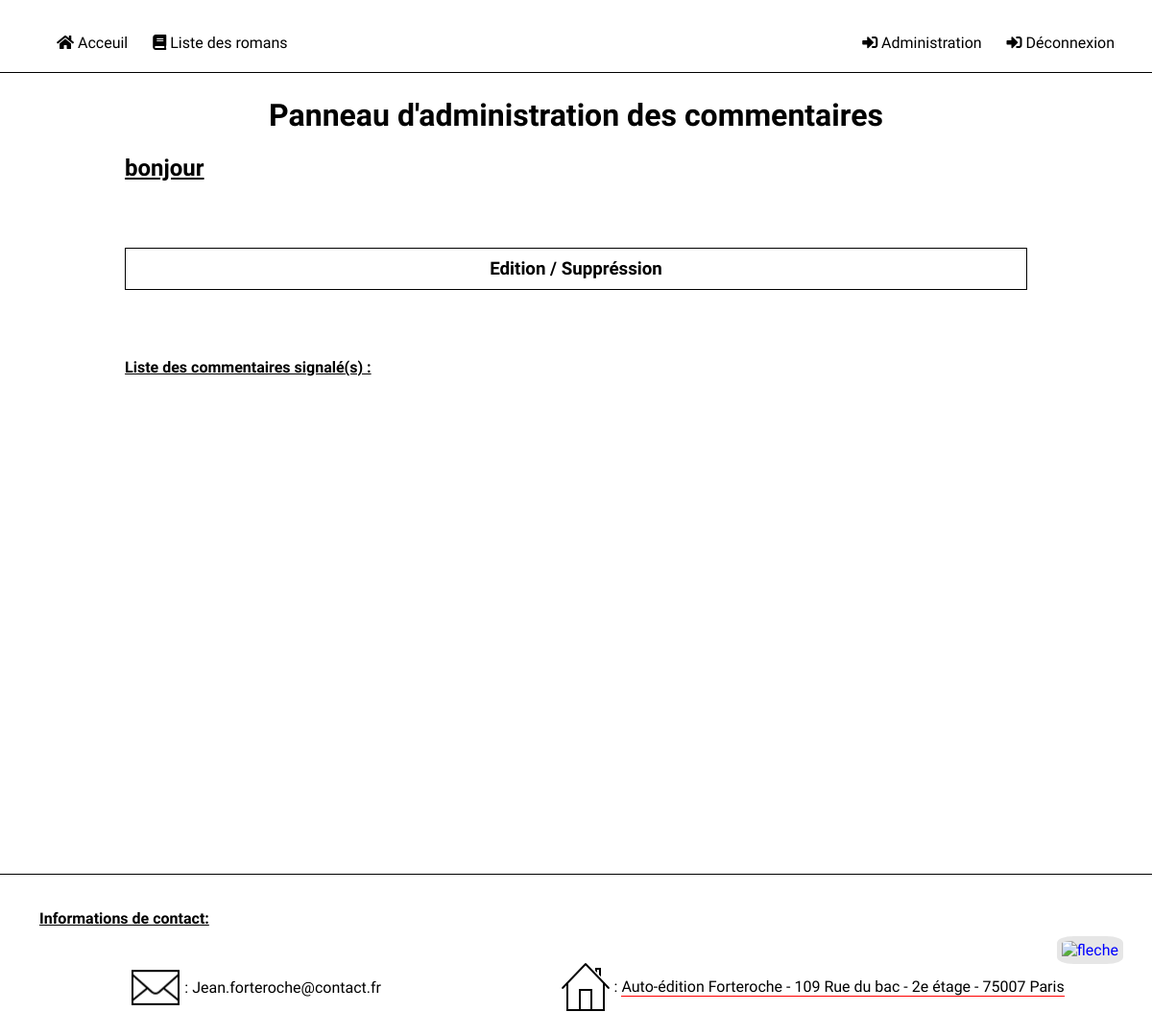
The page /administration-commentaires.html on the database as committed earlier.
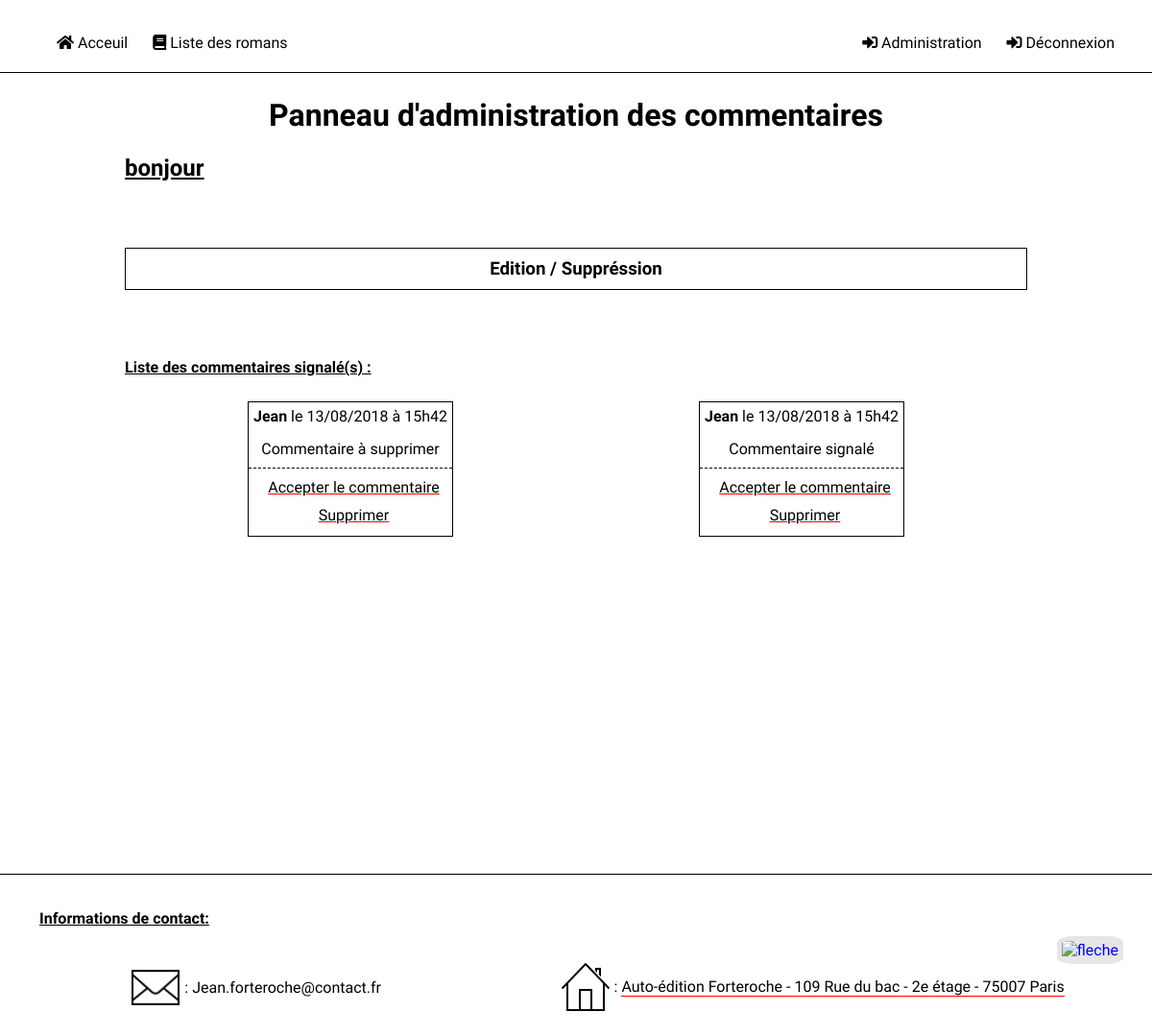
The same page on the database as committed later.
### tables this page shows
CREATE TABLE IF NOT EXISTS `comments` (
  `id` int(11) NOT NULL AUTO_INCREMENT,
  `post_id` int(11) NOT NULL,
  `user_id` int(11) NOT NULL,
  `comment` text NOT NULL,
  `comment_date` datetime NOT NULL,
  `report` int(11) NOT NULL,
  PRIMARY KEY (`id`),
  KEY `DeleteAllAssociateCommentsWhenPostDelete` (`post_id`) USING BTREE
);

CREATE TABLE IF NOT EXISTS `users` (
  `id` int(11) NOT NULL AUTO_INCREMENT,
  `name` varchar(255) NOT NULL,
  `permission` int(11) NOT NULL,
  `password` varchar(255) NOT NULL,
  PRIMARY KEY (`id`)
);

### model/CommentManager.php (called while the page is built, shortened)
<?php
class CommentManager extends Manager
{
    public function getReportedComments()
    {
        $db = $this->dbConnect();
        $reportedComments = $db->prepare('
        SELECT comments.id, comments.post_id, comments.user_id, comments.comment, DATE_FORMAT(comments.comment_date, \'%d/%m/%Y à %Hh%i\') AS comment_date_fr, comments.report, users.name
        FROM users
        INNER JOIN comments
        ON comments.user_id = users.id
        WHERE comments.report >= 1
        ORDER BY comment_date DESC');
        $reportedComments->execute(array());
        return $reportedComments;
    }
}

### view/frontend/adminComments.php (the view, shortened to what this page needs)
<div id="content">
    <div>
        <h1>Panneau d'administration des commentaires</h1>
    </div>
    <div id="messageAccueil">
        <h2> bonjour <?= $_SESSION['name'] ?></h2>
    </div>
    <div id="infosAdmin">
        <div class='section'>
            <h3>Edition / Suppréssion</h3>
        </div>
        <h4>Liste des commentaires signalé(s) :</h4>
        <div id="listeRomansAdmin">
            <?php
                while($reportedComment = $reportedComments->fetch()) {
            ?>
            <div class="comment">
                <div class="commentDate">
                <strong><?= htmlspecialchars($reportedComment['name']) ?></strong> le
                <?= $reportedComment['comment_date_fr'] ?>
            </div>
            <div>
                <?= nl2br(htmlspecialchars($reportedComment['comment'])) ?>
            </div>
                <div class="linkPosition dotLine">
                    <a href="index.php?action=validComment&amp;commentId=<?= $reportedComment['id'] ?>" class="redUnderline">Accepter le commentaire</a>
                    <a href="index.php?action=delete&amp;commentId=<?= $reportedComment['id'] ?>" onclick="return confirm('Etes-vous sûr de vouloir supprimer ce commentaire ?');" class="redUnderline">Supprimer</a>
                </div>
            </div>
            <?php
                }
            ?>
        </div>
    </div>
</div>
<?php
$content = ob_get_clean();
require('template.php');
?>

### index.php (shortened to what this page needs)
<?php
require('controller/frontend.php');
try {
    if (isset($_GET['action'])) {
        if ($_GET['action'] == 'goToChapter') {
            goToChapter();
        }
        elseif ($_GET['action'] == 'books') {
            listBooks();
        }
        elseif ($_GET['action'] == "addNewBook") {
            addNewBook($_POST['contentTitle'], $_POST['contentToAdd']);
        }
        elseif ($_GET['action'] == "modifyBook") {
            modifyBook($_POST['contentTitle'], $_POST['contentToAdd'], $_GET['bookId']);
        }
        elseif ($_GET['action'] == "publish") {
            publishBook($_GET['bookId']);
        }
        elseif ($_GET['action'] == "addNewPost") {
            addNewPost($_GET['bookId'], $_POST['contentTitle'], $_POST['chapterSummary'], $_POST['contentToAdd']);
        }
        elseif ($_GET['action'] == "modifyPost") {
            modifyPost($_POST['contentTitle'], $_POST['chapterSummary'], $_POST['contentToAdd'], $_GET['postId'], $_GET['bookId'], $_GET['bookTitle']);
        }
        elseif($_GET['action'] == 'adminComments') {
            if ($_SESSION['permission'] > 2) {
               throw new Exception('Cette page est réservée aux administrateurs');
            }
            else {
                adminComments();
            }
        }
        elseif ($_GET['action'] == 'login') {
            login();
        }
        elseif ($_GET['action'] == 'loginVerification') {
            if(isset($_POST['idField']) && isset($_POST['pwField'])) {
                loginVerification($_POST['idField'], $_POST['pwField']);
            }
        }
        elseif ($_GET['action'] == 'logout') {
            logout();
        }
        elseif($_GET['action'] == 'addUser') {
            addUser($_POST['identifiant'], $_POST['password']);
        }
    }
    else {
        home();
    }
}
catch(Exception $e) {
    echo 'Erreur : ' . $e->getMessage();
    echo '<div id="content"><a href="index.php">Retour sur la page d\'accueil</a>';
}

### controller/frontend.php (shortened to what this page needs)
<?php
require_once('model/CommentManager.php');
function adminComments() {
    if ($_SESSION['permission'] < 3) {
        $commentManager = new CommentManager();
        $reportedComments = $commentManager->getReportedComments();
        require('view/frontend/adminComments.php');
    }
    else {
        require('view/frontend/homePage.php');
    }
}

### view/frontend/template.php (shortened to what this page needs)
<!DOCTYPE html>
<html lang="fr"  id="topPage">
<head>
    <link href="public/css/style.css" rel="stylesheet" />
    <link href="public/css/animate.css" rel="stylesheet" type="text/css" />
    <link href="https://use.fontawesome.com/releases/v5.0.3/css/all.css" rel="stylesheet">
</head>
<body>
    <header>
        <nav>
            <ul id="public">
                <li class="animated pulse"><a href="index.html"><i class="fas fa-home"></i> Acceuil</a></li>
                <li class="animated pulse"><a href="liste-romans.html"><i class="fas fa-book"></i> Liste des romans</a></li>
            </ul>
            <?php
            if($_SESSION['name'] == 'Visiteur') {
            ?>
            <ul id="admin">
                <li class="animated pulse"><a href="identification.html"><i class="fas fa-sign-in-alt"></i> Connexion</a></li>
            </ul>
            <?php
            }
            else {
                ?>
            <ul id="admin">
                <li class="animated pulse"><a href="administration.html"><i class="fas fa-sign-in-alt"></i> Administration</a></li>
                <li class="animated pulse"><a href="index.php?action=logout"><i class="fas fa-sign-in-alt"></i> Déconnexion</a></li>
            </ul>
                <?php
            }
            ?>
        </nav>
        <div id="arrow">
            <a href="#topPage" id="arrowBtn"><img src="public/images/fleche.png" alt="fleche"></a>
        </div>
    </header>
    <?= $content ?>
    <footer>
         <div id="contact">
            <div id="contactTitle">
                <h4>Informations de contact: </h4>
            </div>
            <div id="infosContact">
                <div id="contactMail">
                    <img src="public/images/mail.png" alt="icone de mail" />
                    <p>: Jean.forteroche@contact.fr</p>
                </div>
                <div id="contactCourrier">
                    <img src="public/images/adresse.png" alt="icone de courrier" />
                    <div>
                        <a href="https://www.google.com.br/maps/place/109+Rue+du+Bac,+75007+Paris/@48.8523109,2.323076,18z/data=!3m1!4b1!4m5!3m4!1s0x47e671d48f41b323:0xd28da53e242a5cba!8m2!3d48.8523099!4d2.3237267" target="_blank">: <span id="adresse">Auto-édition Forteroche - 109 Rue du bac - 2e étage - 75007 Paris</span></a>
                    </div>
                </div>
            </div>
        </div>
    </footer>
</body>
</html>

### public/css/style.css (style rules this page uses)
body, html { height: 100%; margin: 0; padding: 0; background-color: white; font-family: 'Cardo', serif; }
h1 { text-align: center; }
h2 { text-decoration: underline; }
h3 { color: black; margin-bottom: 0; padding: 5px; }
h4 { text-decoration: underline; }
a { text-decoration: none; color: blue; }
ul { align-content: center; padding: 0; display: flex; flex-direction: row; }
li { list-style: none; padding-left: 20px; }
li a { color: black; padding: 3px; }
a i { padding-top: 5px; }
.redUnderline { text-decoration: underline; text-decoration-color: red; }
header { z-index: 2; position: fixed; top: 0; width: 100%; min-height: 75px; background-color: rgba(255,255,255,0.9); border-bottom: solid 1px black; }
nav { display: flex; margin-top: 15px; }
#public { left: 3%; position: relative; }
#admin { right: 3%; position: absolute; }
#arrow { position: fixed; right: 30px; bottom: 75px; }
#arrow img { width: 35px; padding: 5px; background-color: rgba(220,220,220,0.7); border-radius: 25%; }
#content { position: relative; margin-top: 75px; margin-left: 10%; margin-right: 10%; padding-top: 5px; padding-bottom: 30px; padding-left: 10px; padding-right: 10px; z-index: 1; min-height: 100%; }
footer { border-top: solid 1px black; }
#contact { display: flex; padding-bottom: 10px; flex-direction: column; margin-left: 3%; }
#contactTitle { display: flex; max-width: max-content; }
#infosContact { display: flex; justify-content: space-around; flex-wrap: wrap; padding-top: 0 !important; }
#contactMail, contactCourrier { display: flex; }
#contactMail { margin-bottom: 15px; }
#contactMail p { margin-left: 5px; }
#contactCourrier { display: flex; }
#contactCourrier img { height: 50px; }
footer p, footer a { color: black; }
#adresse { border-bottom: solid 1px red; }
#contact div { margin-top: 0; padding-top: 15px; padding-left: 5px; }
.commentDate { margin-bottom: 10px; }
.comment { max-width: 380px; margin-top: 5px; padding-bottom: 7px; border: solid 1px; }
.comment div { padding-top: 5px; padding-right: 5px; padding-left: 5px; text-align: center; }
.comment a { margin-top: 5px; padding-left: 7px; color: black; }
#infosAdmin { margin-bottom: 25px; }
.section { text-align: center; display: flex; flex-direction: column; margin-top: 50px; }
.section h3 { color: black; border: solid black 1px; padding: 10px; margin-bottom: 50px; }
#listeRomansAdmin { display: flex; flex-wrap: wrap; justify-content: space-around; }
.linkPosition { display: flex; flex-direction: column; text-align: center; margin-top: 10px; }
.linkPosition a { padding-bottom: 5px; }
.dotLine { border-top: dashed 1px; }

Rows that differ between the two databases and show on the page:
added comments: user.name "Jean", comment_date_fr "13/08/2018 à 15h42", comment "Commentaire à supprimer"
added comments: user.name "Jean", comment_date_fr "13/08/2018 à 15h42", comment "Commentaire signalé"
